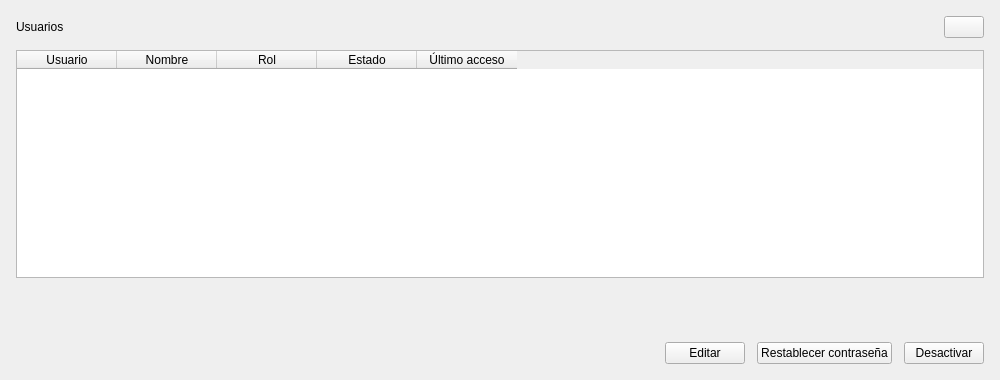
<?xml version="1.0" encoding="UTF-8"?>
<ui version="4.0">
 <class>UserManagementWidget</class>
 <widget class="QWidget" name="UserManagementWidget">
  <property name="geometry">
   <rect>
    <x>0</x>
    <y>0</y>
    <width>1000</width>
    <height>380</height>
   </rect>
  </property>
  <layout class="QVBoxLayout" name="userManagementLayout">
   <property name="leftMargin">
    <number>0</number>
   </property>
   <property name="topMargin">
    <number>0</number>
   </property>
   <property name="rightMargin">
    <number>0</number>
   </property>
   <property name="bottomMargin">
    <number>0</number>
   </property>
   <item>
    <widget class="QFrame" name="usersCard">
     <property name="class" stdset="0">
      <string notr="true">card</string>
     </property>
     <layout class="QVBoxLayout" name="usersCardLayout">
      <property name="spacing">
       <number>12</number>
      </property>
      <property name="leftMargin">
       <number>16</number>
      </property>
      <property name="topMargin">
       <number>16</number>
      </property>
      <property name="rightMargin">
       <number>16</number>
      </property>
      <property name="bottomMargin">
       <number>16</number>
      </property>
      <item>
       <layout class="QHBoxLayout" name="usersHeaderLayout">
        <item>
         <widget class="QLabel" name="usersTitle">
          <property name="text">
           <string>Usuarios</string>
          </property>
          <property name="class" stdset="0">
           <string notr="true">h3</string>
          </property>
         </widget>
        </item>
        <item>
         <spacer name="usersHeaderSpacer">
          <property name="orientation">
           <enum>Qt::Orientation::Horizontal</enum>
          </property>
          <property name="sizeHint" stdset="0">
           <size>
            <width>40</width>
            <height>20</height>
           </size>
          </property>
         </spacer>
        </item>
        <item>
         <widget class="OutlineButton" name="addUserButton">
          <property name="title" stdset="0">
           <string>Nuevo usuario</string>
          </property>
          <property name="leadingIcon" stdset="0">
           <string notr="true">:/icons/plus.png</string>
          </property>
         </widget>
        </item>
       </layout>
      </item>
      <item>
       <widget class="QTableWidget" name="usersTable">
        <property name="minimumSize">
         <size>
          <width>0</width>
          <height>180</height>
         </size>
        </property>
        <property name="editTriggers">
         <set>QAbstractItemView::EditTrigger::NoEditTriggers</set>
        </property>
        <property name="tabKeyNavigation">
         <bool>false</bool>
        </property>
        <property name="alternatingRowColors">
         <bool>true</bool>
        </property>
        <property name="selectionMode">
         <enum>QAbstractItemView::SelectionMode::SingleSelection</enum>
        </property>
        <property name="selectionBehavior">
         <enum>QAbstractItemView::SelectionBehavior::SelectRows</enum>
        </property>
        <property name="class" stdset="0">
         <string notr="true">data-table</string>
        </property>
        <attribute name="verticalHeaderVisible">
         <bool>false</bool>
        </attribute>
        <column>
         <property name="text">
          <string>Usuario</string>
         </property>
        </column>
        <column>
         <property name="text">
          <string>Nombre</string>
         </property>
        </column>
        <column>
         <property name="text">
          <string>Rol</string>
         </property>
        </column>
        <column>
         <property name="text">
          <string>Estado</string>
         </property>
        </column>
        <column>
         <property name="text">
          <string>Último acceso</string>
         </property>
        </column>
       </widget>
      </item>
      <item>
       <widget class="QLabel" name="messageLabel">
        <property name="textFormat">
         <enum>Qt::TextFormat::PlainText</enum>
        </property>
        <property name="wordWrap">
         <bool>true</bool>
        </property>
        <property name="class" stdset="0">
         <string notr="true">error-text</string>
        </property>
       </widget>
      </item>
      <item>
       <widget class="QLabel" name="noticeLabel">
        <property name="textFormat">
         <enum>Qt::TextFormat::PlainText</enum>
        </property>
        <property name="wordWrap">
         <bool>true</bool>
        </property>
        <property name="class" stdset="0">
         <string notr="true">form-label</string>
        </property>
       </widget>
      </item>
      <item>
       <layout class="QHBoxLayout" name="usersFooterLayout">
        <item>
         <spacer name="usersFooterSpacer">
          <property name="orientation">
           <enum>Qt::Orientation::Horizontal</enum>
          </property>
          <property name="sizeHint" stdset="0">
           <size>
            <width>40</width>
            <height>20</height>
           </size>
          </property>
         </spacer>
        </item>
        <item>
         <widget class="QPushButton" name="editUserButton">
          <property name="text">
           <string>Editar</string>
          </property>
          <property name="class" stdset="0">
           <string notr="true">secondary</string>
          </property>
         </widget>
        </item>
        <item>
         <widget class="QPushButton" name="resetPasswordButton">
          <property name="text">
           <string>Restablecer contraseña</string>
          </property>
          <property name="class" stdset="0">
           <string notr="true">secondary</string>
          </property>
         </widget>
        </item>
        <item>
         <widget class="QPushButton" name="toggleActiveButton">
          <property name="text">
           <string>Desactivar</string>
          </property>
          <property name="class" stdset="0">
           <string notr="true">secondary</string>
          </property>
         </widget>
        </item>
       </layout>
      </item>
     </layout>
    </widget>
   </item>
  </layout>
 </widget>
 <customwidgets>
  <customwidget>
   <class>OutlineButton</class>
   <extends>QPushButton</extends>
   <header>presentation/common/components/outlinebutton.h</header>
  </customwidget>
 </customwidgets>
 <tabstops>
  <tabstop>addUserButton</tabstop>
  <tabstop>usersTable</tabstop>
  <tabstop>editUserButton</tabstop>
  <tabstop>resetPasswordButton</tabstop>
  <tabstop>toggleActiveButton</tabstop>
 </tabstops>
 <resources/>
 <connections/>
</ui>
